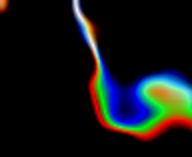
Frame 1 (no input)
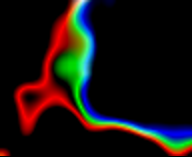
Frame 60 (the mouse pressed at the canvas centre just before this capture)
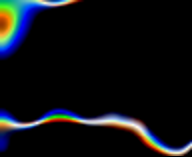
Frame 120 (the mouse held since frame 60 and released just before this capture)

The Processing sketch that drew these frames (run headless with seeded random() and noise(); from frame 60 on, the mouse is pressed at the canvas centre):

// Processing sketch: PelinRopes
// ── PelinRopes.pde
/*
* 
* Perlin noise based visualization. The R, G and B channels are a little out of synch
* providing a colourful ever-changing display
* 
*/ 


float fTimer = 0;
float fDelta = 0.002;
byte bWidth = 96;
byte bHeight = 78;
PImage pImg = createImage(bWidth, bHeight, RGB);


void setup() {
  size(192, 157); 
  frameRate(250);
  background(0); 
}


void draw () {

   pImg.loadPixels();
  
   for (int y=0; y<bHeight; y++){    
    for (int x=0; x<bWidth;x++){
      
      float fx = x*0.0085;
      float fy = y*0.0085; 
      float dy = fy+fTimer*noise(4+fTimer);
      float dt = noise(8+fTimer)*0.05;
      
      int r = dampen(noise(fx, dy, 0.74+fTimer),     0.025);      
      int g = dampen(noise(fx, dy, 0.74+fTimer-dt),  0.025);
      int b = dampen(noise(fx, dy, 0.74+fTimer-dt*2),0.03);      

      pImg.pixels[y*bWidth+x] = color(r,g,b); 

    }
  }
  
  pImg.updatePixels();
  image(pImg, 0, 0, bWidth*2, bHeight*2);
  
  fTimer += fDelta;
  
}


int dampen (float fNoiseValue, float fLimit) {
  
  float fScaledRange = fNoiseValue*2-1;
  
  if (fScaledRange<-fLimit || fScaledRange>fLimit) 
    return 0;
  
  if (fScaledRange>0){ 
    float a =  255.0-255.0*fScaledRange/fLimit;
    return (int) a;}    
  else {
   float b = 255+255*fScaledRange/fLimit;
   return (int) b;}   

}
